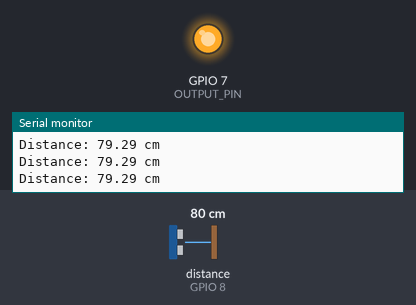
Recording of a sketch running on a simulated ESP32-S3. Shown: output pins drawn as LEDs (lit = HIGH), the last lines printed to the serial monitor. Wiring (inferred from the names in the program): ultrasonic range finder: trigger GPIO 9; echo GPIO 8. The inputs (shaded band) are chosen by the test bench; at power-on: distance to the obstacle (sensor on GPIO 8) 80 cm. The echo pulse lasts 58.3 µs per cm; pins used as bus, display or sensor lines are not drawn.

Above: at 4.2 s.
4.3 s: distance to the obstacle (sensor on GPIO 8) set to 97 cm
5.8 s: distance to the obstacle (sensor on GPIO 8) set to 105 cm
At 6.7 s:
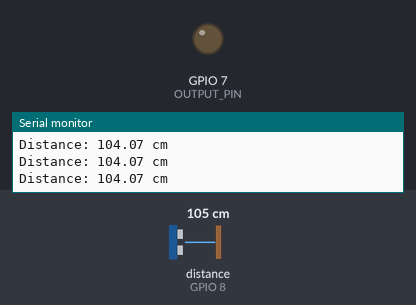
7.3 s: distance to the obstacle (sensor on GPIO 8) set to 2 cm
At 8.0 s:
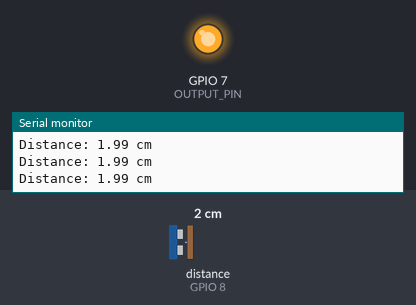
8.8 s: distance to the obstacle (sensor on GPIO 8) set to 120 cm
At 9.7 s:
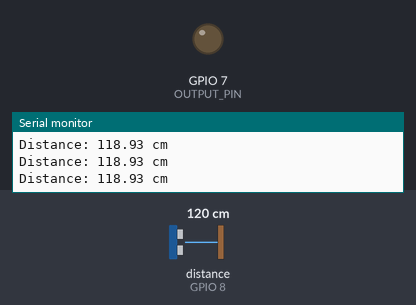
Timing chart, 0 to 11.4 s (numbered marks = the images above; inputs shaded):
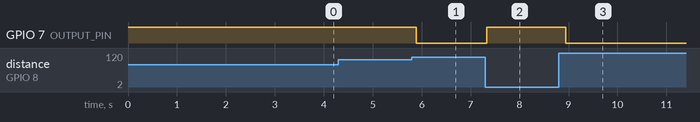

Measured:
- the behaviour switches between 100 and 101 cm on distance to the obstacle (sensor on GPIO 8) (found by bisection; images 0 and 1)
- after the input at 5.8 s, GPIO 7 (OUTPUT_PIN): HIGH → LOW after 0.09 s
- after the input at 7.3 s, GPIO 7 (OUTPUT_PIN): LOW → HIGH at once
- after the input at 8.8 s, GPIO 7 (OUTPUT_PIN): HIGH → LOW after 0.14 s

The sketch:

arduino_upload.ino
```cpp
#define TRIG_PIN 9     // Ultrasonic sensor TRIG pin connected to Arduino pin 9
#define ECHO_PIN 8     // Ultrasonic sensor ECHO pin connected to Arduino pin 8
#define OUTPUT_PIN 7   // Output pin to ESP32 or LED

void setup() {
  pinMode(TRIG_PIN, OUTPUT);
  pinMode(ECHO_PIN, INPUT);
  pinMode(OUTPUT_PIN, OUTPUT);
  Serial.begin(115200);
  digitalWrite(OUTPUT_PIN, HIGH);
  delay(3000);
  Serial.println("Starting...");
}

void loop() {
  // Trigger the ultrasonic pulse
  digitalWrite(TRIG_PIN, LOW);
  delayMicroseconds(2);
  digitalWrite(TRIG_PIN, HIGH);
  delayMicroseconds(10);
  digitalWrite(TRIG_PIN, LOW);

  // Read the echo time
  long duration = pulseIn(ECHO_PIN, HIGH);

  // Calculate distance in centimeters
  float distance = duration * 0.034 / 2;

  Serial.print("Distance: ");
  Serial.print(distance);
  Serial.println(" cm");

  if (distance > 0 && distance <= 100) {
    digitalWrite(OUTPUT_PIN, HIGH);  // Object detected within 1m
  } else {
    digitalWrite(OUTPUT_PIN, LOW);   // No object within 1m
  }

  delay(200);  // Small delay before next measurement
}
```
